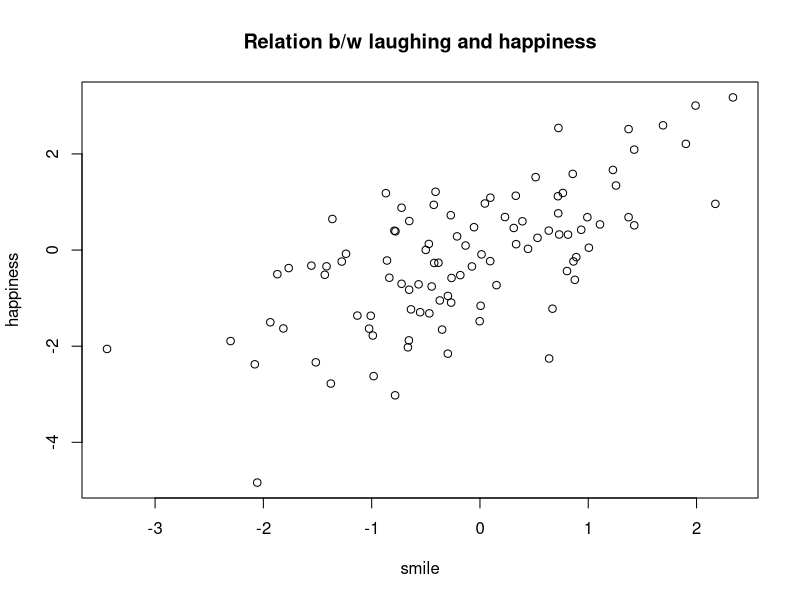

Reproduce this figure in R.
## ---- chunk 1

x <- rnorm(100) 
y <- x + rnorm(100)
plot(x,y,xlab="smile", ylab="happiness", main="Relation b/w laughing and happiness" )

